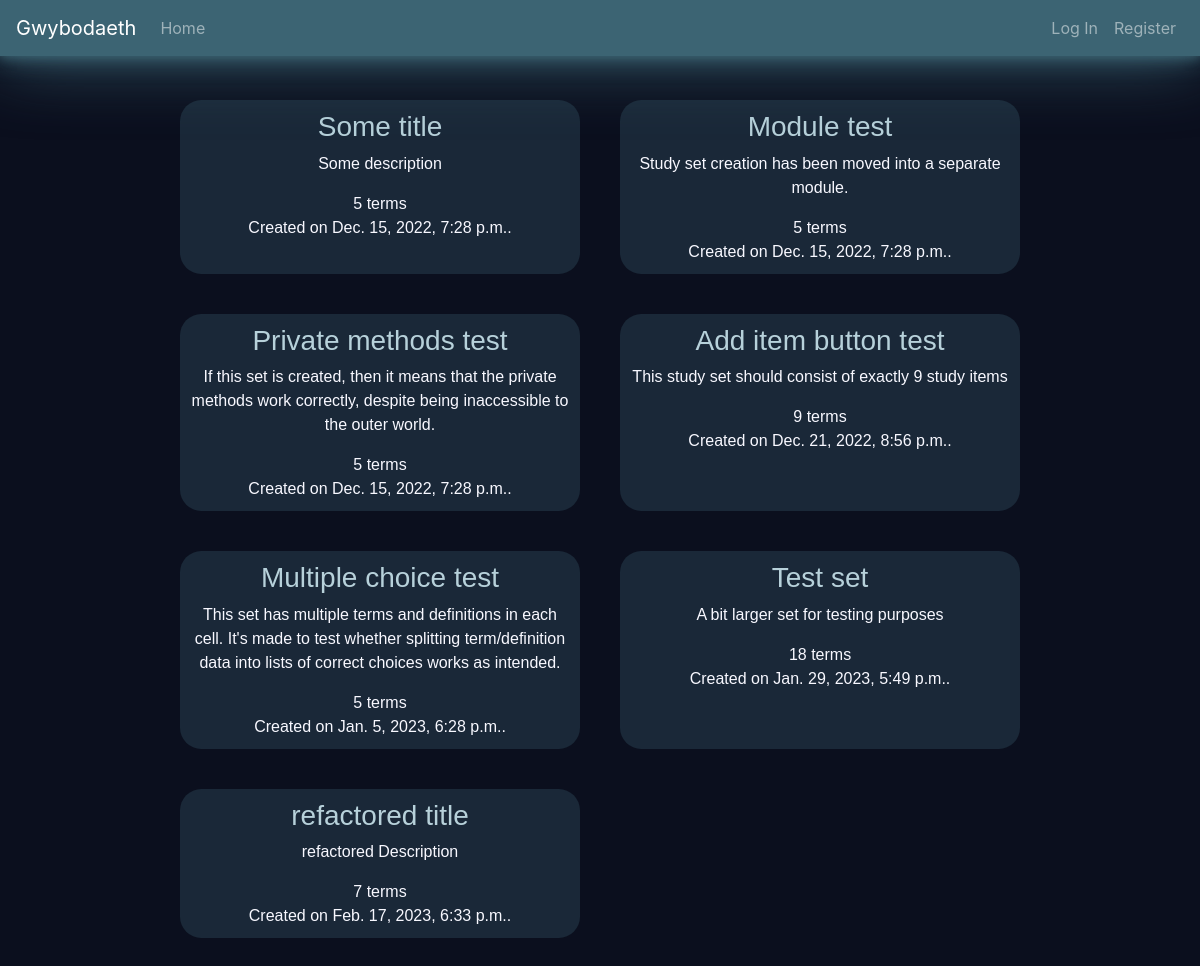
/kamil/sets, run on the app's committed database.
### Gwybodaeth/models.py (models this page shows)
class Study_set(models.Model):
    author      = models.ForeignKey(User, on_delete=models.CASCADE, related_name="study_sets")
    description = models.CharField (max_length=1023)
    title       = models.CharField (max_length=127)
    defs_lang   = models.CharField (max_length=8)
    terms_lang  = models.CharField (max_length=8)
    terms       = models.JSONField ()
    timestamp   = models.DateTimeField(auto_now_add=True)
    def terms_count(self):
        return len(self.terms.keys())

### Gwybodaeth/views.py (the view)
# urls.py: path("<str:username>/sets",               views.user_sets,            name="user-sets"      ),
def user_sets(request, username):
    require_method(request, 'GET')
    if not username == request.user.username:
        print("Accessing study sets belonging to another user.\
                This may or may not be allowed (TODO as an optional feature.\
                Type: advanced (to be done AFTER the important parts are done and working))")
    sets = Study_set.objects.filter(author__username=username)
    return render(request, "gwybodaeth/user_sets.html", {
        "sets": sets
    })

### Gwybodaeth/util.py (called while the page is built)
def require_method(request, method, status=400):
    if (type(method) is list) and (not request.method in method):
        return JsonResponse({"error": f"Request method must be one of the following:\
                            {', '.join(method)}."},
                            status=status)
    if not request.method == method:
        return JsonResponse({"error": f"{method} request required"},
                            status=status)

### Gwybodaeth/templates/gwybodaeth/user_sets.html (shortened to what this page needs)
{% extends './layout.html' %}
{% block body %}
  <div class="user-sets">
    {% for set in sets %}
      <div class="user-set
                  bg-moon-glass">
        <div class="user-set-title">
          <h3><a  class="text-lleuad-lawn"
                  href ="{% url 'study-set-view' set.id %}">{{ set.title }}</a></h3>
        </div>
        <div class="user-set-description">
          <p>{{ set.description}}</p>
        </div>
        <div class="user-set-terms-counter">
          {{ set.terms_count }} terms
        </div>
        <div class="user-set-timestamp">
          Created on {{ set.timestamp }}.
        </div>
      </div>
    {% empty %}
      <h3> You haven't created any study sets! </h3>
      <p> Maybe it's time to <a href="{% url 'create-set' %}">create one</a>?
    {% endfor %}
  </div>
{% endblock %}

### data on the page
Study_set: title "Some title", description "Some description", terms_count "5", timestamp "Dec. 15, 2022, 7:28 p.m."
Study_set: title "Module test", description "Study set creation has been moved into a separate module.", terms_count "5", timestamp "Dec. 15, 2022, 7:28 p.m."
Study_set: title "Private methods test", description "If this set is created, then it means that the private methods work correctly, despite being inaccessible to the outer world.", terms_count "5", timestamp "Dec. 15, 2022, 7:28 p.m."
Study_set: title "Add item button test", description "This study set should consist of exactly 9 study items", terms_count "9", timestamp "Dec. 21, 2022, 8:56 p.m."
Study_set: title "Multiple choice test", description "This set has multiple terms and definitions in each cell. It's made to test whether splitting term/definition data into lists of correct choices works as intended.", terms_count "5", timestamp "Jan. 5, 2023, 6:28 p.m."
Study_set: title "Test set", description "A bit larger set for testing purposes", terms_count "18", timestamp "Jan. 29, 2023, 5:49 p.m."
Study_set: title "refactored title", description "refactored Description", terms_count "7", timestamp "Feb. 17, 2023, 6:33 p.m."
